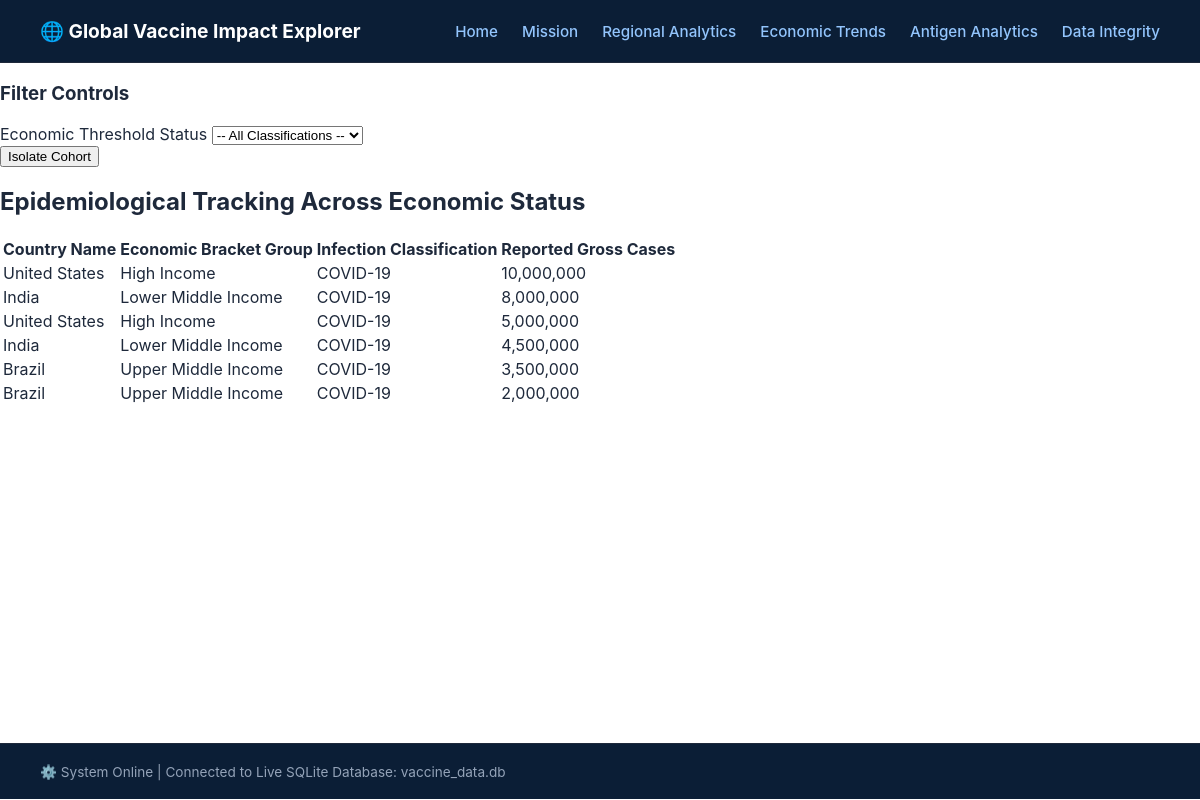
/economic, run on the app's committed database.
### tables this page shows
CREATE TABLE InfectionData (
            CountryID INTEGER NOT NULL,
            Year INTEGER NOT NULL,
            InfectionType TEXT NOT NULL,
            ReportedCases INTEGER NOT NULL,
            PRIMARY KEY (CountryID, Year, InfectionType),
            FOREIGN KEY (CountryID) REFERENCES Countries(CountryID)
        );

CREATE TABLE Countries (
            CountryID INTEGER PRIMARY KEY,
            CountryName TEXT NOT NULL,
            RegionName TEXT,
            EconomicStatus TEXT
        );

### app.py (the view)
@app.route('/economic', methods=['GET', 'POST'])
def economic():
    statuses = query_db("SELECT DISTINCT EconomicStatus FROM Countries WHERE EconomicStatus IS NOT NULL;")
    selected_status = request.form.get('status') if request.method == 'POST' else None
    query = """
        SELECT c.CountryName, c.EconomicStatus, i.InfectionType, i.ReportedCases, i.Year
        FROM InfectionData i
        JOIN Countries c ON i.CountryID = c.CountryID
    """
    params = []
    if selected_status:
        query += " WHERE c.EconomicStatus = ?"
        params.append(selected_status)
    query += " ORDER BY i.ReportedCases DESC LIMIT 100;"
    records = query_db(query, params)
    return render_template('economic.html', statuses=statuses, records=records, sel_status=selected_status)

### app.py (called while the page is built)
def query_db(query, args=(), one=False):
    conn = sqlite3.connect(DB_FILE)
    conn.row_factory = sqlite3.Row
    cur = conn.cursor()
    cur.execute(query, args)
    rv = cur.fetchall()
    conn.close()
    return (rv[0] if rv else None) if one else rv

### templates/economic.html (shortened to what this page needs)
{% extends "base.html" %}
{% block content %}
<div class="sidebar">
    <h3>Filter Controls</h3>
    <form method="POST" action="/economic">
        <div class="form-group">
            <label>Economic Threshold Status</label>
            <select name="status">
                <option value="">-- All Classifications --</option>
            </select>
        </div>
        <button type="submit">Isolate Cohort</button>
    </form>
</div>
<div class="workspace">
    <h2>Epidemiological Tracking Across Economic Status</h2>
    <table>
        <thead>
            <tr><th>Country Name</th><th>Economic Bracket Group</th><th>Infection Classification</th><th>Reported Gross Cases</th></tr>
        </thead>
        <tbody>
            {% for row in records %}
            <tr>
                <td>{{ row.CountryName }}</td>
                <td>{{ row.EconomicStatus }}</td>
                <td>{{ row.InfectionType }}</td>
                <td>{{ "{:,}".format(row.ReportedCases) }}</td>
            </tr>
            {% endfor %}
        </tbody>
    </table>
</div>
{% endblock %}

### static/style.css (style rules this page uses)
body { font-family: 'Inter', Arial, sans-serif; background-color: #ffffff; color: #1e293b; margin: 0; padding: 0; }

### data on the page
InfectionData: CountryName "United States", EconomicStatus "High Income", InfectionType "COVID-19", ReportedCases "10,000,000"
InfectionData: CountryName "India", EconomicStatus "Lower Middle Income", InfectionType "COVID-19", ReportedCases "8,000,000"
InfectionData: CountryName "United States", EconomicStatus "High Income", InfectionType "COVID-19", ReportedCases "5,000,000"
InfectionData: CountryName "India", EconomicStatus "Lower Middle Income", InfectionType "COVID-19", ReportedCases "4,500,000"
InfectionData: CountryName "Brazil", EconomicStatus "Upper Middle Income", InfectionType "COVID-19", ReportedCases "3,500,000"
InfectionData: CountryName "Brazil", EconomicStatus "Upper Middle Income", InfectionType "COVID-19", ReportedCases "2,000,000"
